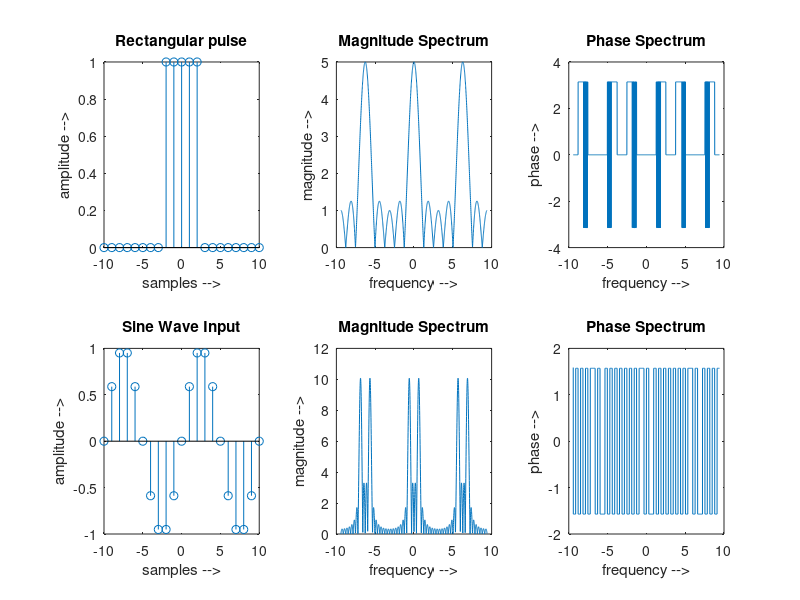

Reproduce this figure in MATLAB.
clc;clf;clear all;close all;

%rectangular pulse input
n_t = -10:1:10;
x_t = [zeros(1,8),ones(1,5),zeros(1,8)];
subplot(2,3,1);
stem(n_t,x_t);
title("Rectangular pulse");
xlabel("samples -->");
ylabel("amplitude -->");

w = -3*pi:0.01:3*pi;
for f = 1:length(w)
  X(f) = 0;
  for n = 1:length(x_t)
    X(f) = X(f) + (x_t(n).*(exp(-j.*w(f).*n_t(n))));
  endfor
endfor
subplot(2,3,2);
plot(w,abs(X));
title("Magnitude Spectrum");
xlabel("frequency -->");
ylabel("magnitude -->");
subplot(2,3,3);
plot(w,angle(X));
title("Phase Spectrum");
xlabel("frequency -->");
ylabel("phase -->");

%sine wave input
f = 1/10;
x1 = sin(2*pi*f*n_t);
subplot(2,3,4);
stem(n_t,x1);
title("Sine Wave Input");
xlabel("samples -->");
ylabel("amplitude -->");
w = -3*pi:0.01:3*pi;

for f = 1:length(w)
  Y(f)=0;
  for n = 1:length(x_t)
    Y(f) = Y(f) + (x1(n).*exp(-j.*w(f).*n_t(n)));
  endfor
endfor
subplot(2,3,5);
plot(w,abs(Y));
title("Magnitude Spectrum");
xlabel("frequency -->");
ylabel("magnitude -->");
subplot(2,3,6);
plot(w,angle(Y));
title("Phase Spectrum");
xlabel("frequency -->");
ylabel("phase -->");
